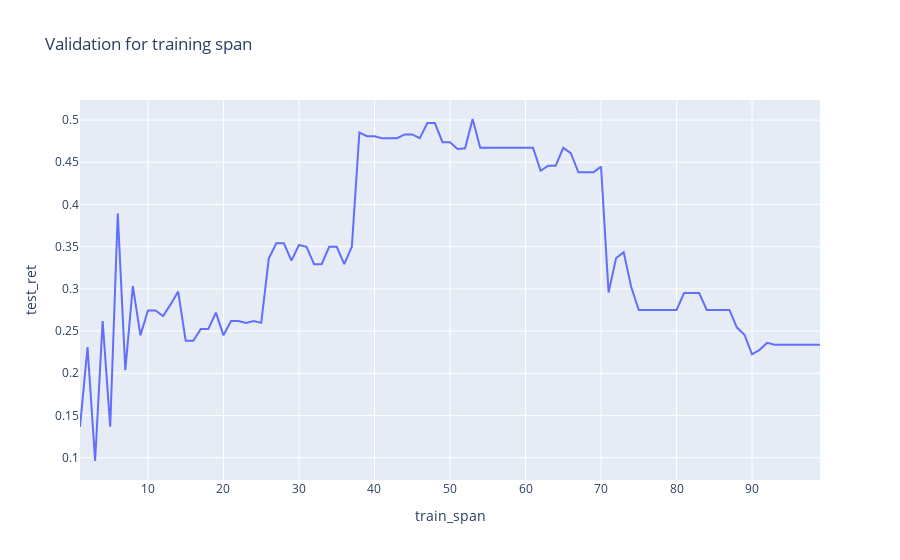

The cell this chart's notebook holds for it:
### Code cell
import plotly.express as px

fig = px.line(plot_data, x='train_span', y='test_ret', title="Validation for training span")
fig.show()

### Figure 1 — Plotly figure (JSON) as saved in the notebook; plotly's stock layout.template omitted (floating-point values rounded to 4 significant figures)
{"data": [{"hovertemplate": "train_span=%{x}<br>test_ret=%{y}<extra></extra>", "legendgroup": "", "line": {"color": "#636efa", "dash": "solid"}, "marker": {"symbol": "circle"}, "mode": "lines", "name": "", "orientation": "v", "showlegend": false, "type": "scatter", "x": [1, 2, 3, 4, 5, 6, 7, 8, 9, 10, 11, 12, 13, 14, 15, 16, 17, 18, 19, 20, 21, 22, 23, 24, 25, 26, 27, 28, 29, 30, 31, 32, 33, 34, 35, 36, 37, 38, 39, 40, 41, 42, 43, 44, 45, 46, 47, 48, 49, 50, 51, 52, 53, 54, 55, 56, 57, 58, 59, 60, 61, 62, 63, 64, 65, 66, 67, 68, 69, 70, 71, 72, 73, 74, 75, 76, 77, 78, 79, 80, 81, 82, 83, 84, 85, 86, 87, 88, 89, 90, 91, 92, 93, 94, 95, 96, 97, 98, 99], "xaxis": "x", "y": [0.1364, 0.231, 0.09604, 0.2618, 0.1366, 0.3894, 0.2037, 0.3033, 0.2449, 0.2743, 0.2744, 0.2678, 0.2816, 0.2968, 0.2385, 0.2385, 0.2525, 0.2525, 0.2718, 0.245, 0.2618, 0.2618, 0.2597, 0.2618, 0.2597, 0.3358, 0.354, 0.354, 0.3334, 0.352, 0.3499, 0.3293, 0.3293, 0.3499, 0.3499, 0.3294, 0.3499, 0.4853, 0.4808, 0.4808, 0.4785, 0.4785, 0.4785, 0.483, 0.483, 0.4785, 0.4965, 0.4965, 0.4738, 0.4738, 0.4657, 0.4666, 0.5013, 0.4671, 0.4671, 0.4671, 0.4671, 0.4671, 0.4671, 0.4671, 0.4671, 0.44, 0.446, 0.446, 0.4671, 0.4608, 0.4382, 0.4382, 0.4382, 0.4449, 0.2957, 0.3365, 0.3433, 0.3023, 0.275, 0.275, 0.275, 0.275, 0.275, 0.275, 0.2951, 0.2951, 0.2951, 0.275, 0.275, 0.275, 0.275, 0.2542, 0.2456, 0.2225, 0.2277, 0.2362, 0.2339, 0.2339, 0.2339, 0.2339, 0.2339, 0.2339, 0.2339], "yaxis": "y"}], "layout": {"legend": {"tracegroupgap": 0}, "title": {"text": "Validation for training span"}, "xaxis": {"anchor": "y", "domain": [0, 1], "title": {"text": "train_span"}}, "yaxis": {"anchor": "x", "domain": [0, 1], "title": {"text": "test_ret"}}}}
